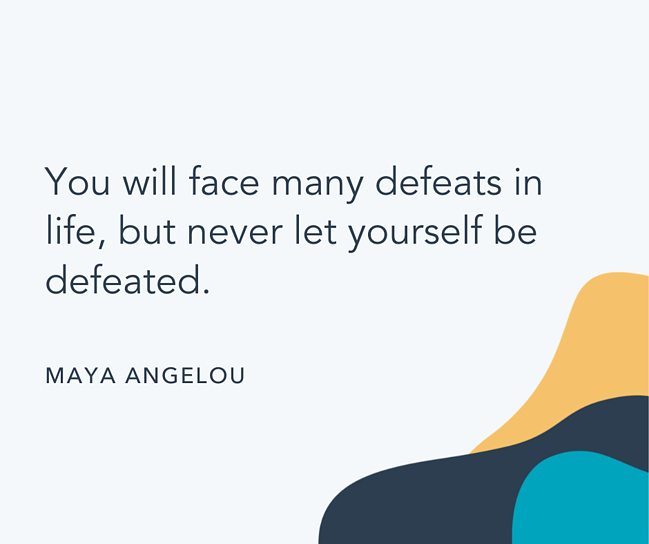
#> input picture translator/quote.webp, 649 x 544 px
$ jupyter execute --allow-errors main.ipynb
#> lines starting #> are read from the running program, lines starting #| are printed output that depends on the picture; after the words box and inside, x2 and y2 are one past the last pixel; in counts of white or black regions, pixels touching at a corner belong together
[cell 1]
from googletrans import Translator
import speech_recognition as spr
import os
from gtts import gTTS
import googletrans
print(googletrans.LANGUAGES)
a=googletrans.LANGUAGES

#> (a cell that did not finish here is left out)

[cell 3]
MyText='hello'

#> (a cell that did not finish here is left out)

#> (a cell that did not finish here is left out)

[cell 6]
import pyttsx3
engine=pyttsx3.init('sapi5')
voices=engine.getProperty('voices')
engine.setProperty('voice',voices[1].id)
def talk(text):
    engine.say(text)
    engine.runAndWait()

#> (a cell that did not finish here is left out)

[cell 8]
import cv2
import pytesseract
pytesseract.pytesseract.tesseract_cmd="C:\\Program Files\\Tesseract-OCR\\tesseract.exe"

[cell 9]
img=cv2.imread('quote.webp')
#> img is the input picture: shape (544, 649, 3); mean B, G, R 228.4, 227.8, 220.7

[cell 10]
img

[cell 11]
gray = cv2.cvtColor(img, cv2.COLOR_BGR2GRAY)
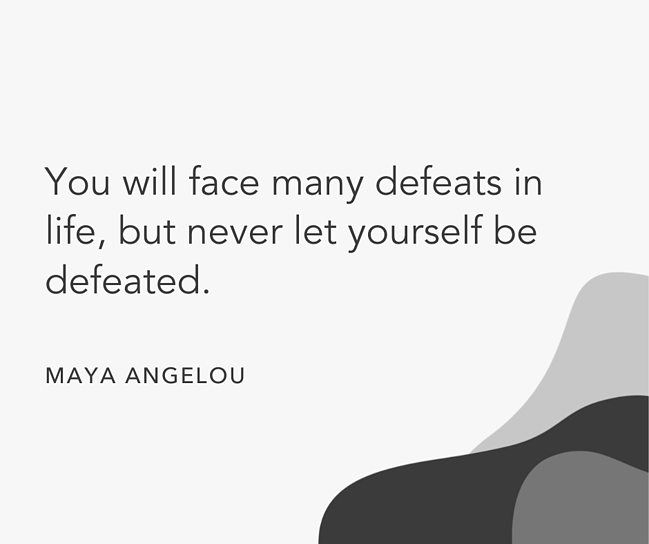
#> gray: shape (544, 649); min 8, max 255, mean 225.5

[cell 12]
gray

[cell 13]
ret, thresh1 = cv2.threshold(gray, 0, 255, cv2.THRESH_OTSU | cv2.THRESH_BINARY_INV)
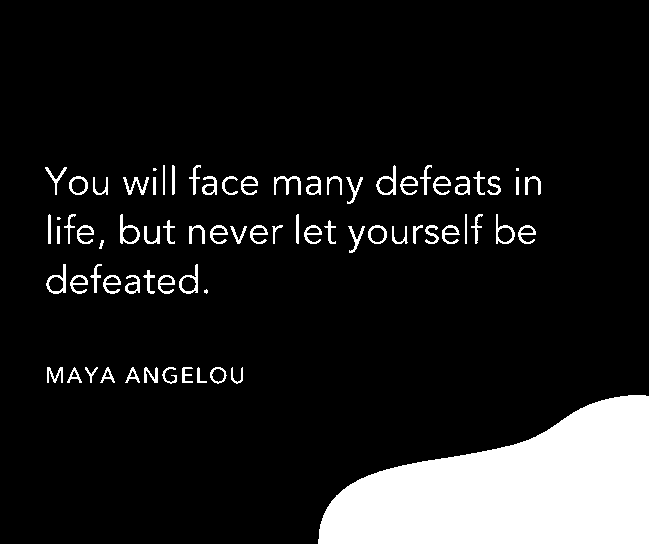
#> thresh1: shape (544, 649); 11.5% white; 74 white regions (4 under 20 px), largest, box (x1, y1, x2, y2) and area: (318, 395, 649, 544) 32558, (120, 214, 140, 244) 199, (376, 165, 396, 195) 197
#> ret = 161

[cell 14]
rect_kernel = cv2.getStructuringElement(cv2.MORPH_RECT, (20, 20))

[cell 15]
dilation = cv2.dilate(thresh1, rect_kernel, iterations = 1)
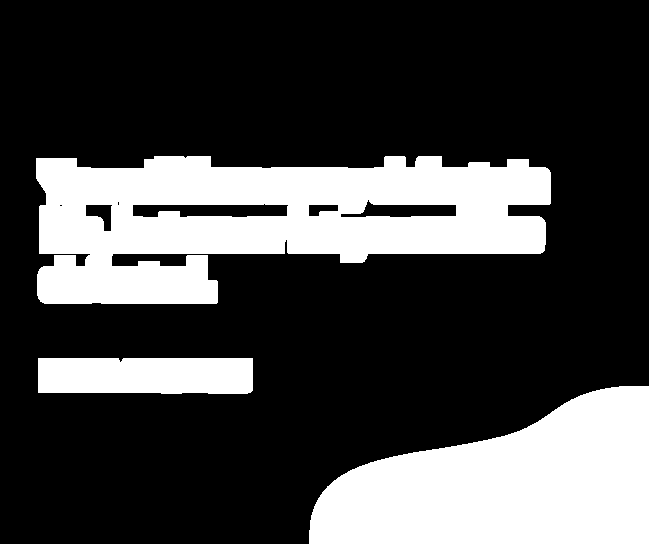
#> dilation: shape (544, 649); 26.8% white; 3 white regions

[cell 16]
contours, hierarchy = cv2.findContours(dilation, cv2.RETR_EXTERNAL,cv2.CHAIN_APPROX_NONE)
#> contours = 3 contours; box (x1, y1, x2, y2) and area: (36, 156, 551, 304) 52438, (309, 386, 649, 544) 36524, (38, 358, 253, 394) 7324
im2 = img.copy()

$ run again, with translator/download.jpg saved as translator/quote.webp
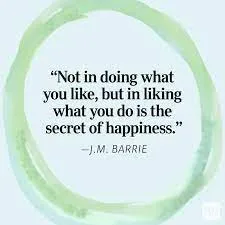
#> input picture translator/download.jpg, 225 x 225 px
#> img is the input picture: shape (225, 225, 3); mean B, G, R 223.2, 228.5, 209.3
#> `ret, thresh1 = cv2.threshold(gray, 0, 255, cv2.THRESH_OTSU | cv2.THRES..`:
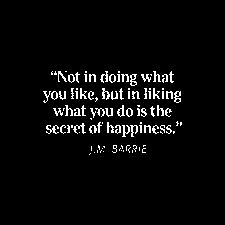
#> thresh1: shape (225, 225); 4.3% white in thin lines or dots, all inside (x1, y1, x2, y2) = (43, 71, 182, 155)
#> ret = 142
#> dilation: shape (225, 225); 27.4% white; 1 white region
#> contours = 1 contour; box (x1, y1, x2, y2) and area: (34, 62, 192, 165) 13600
